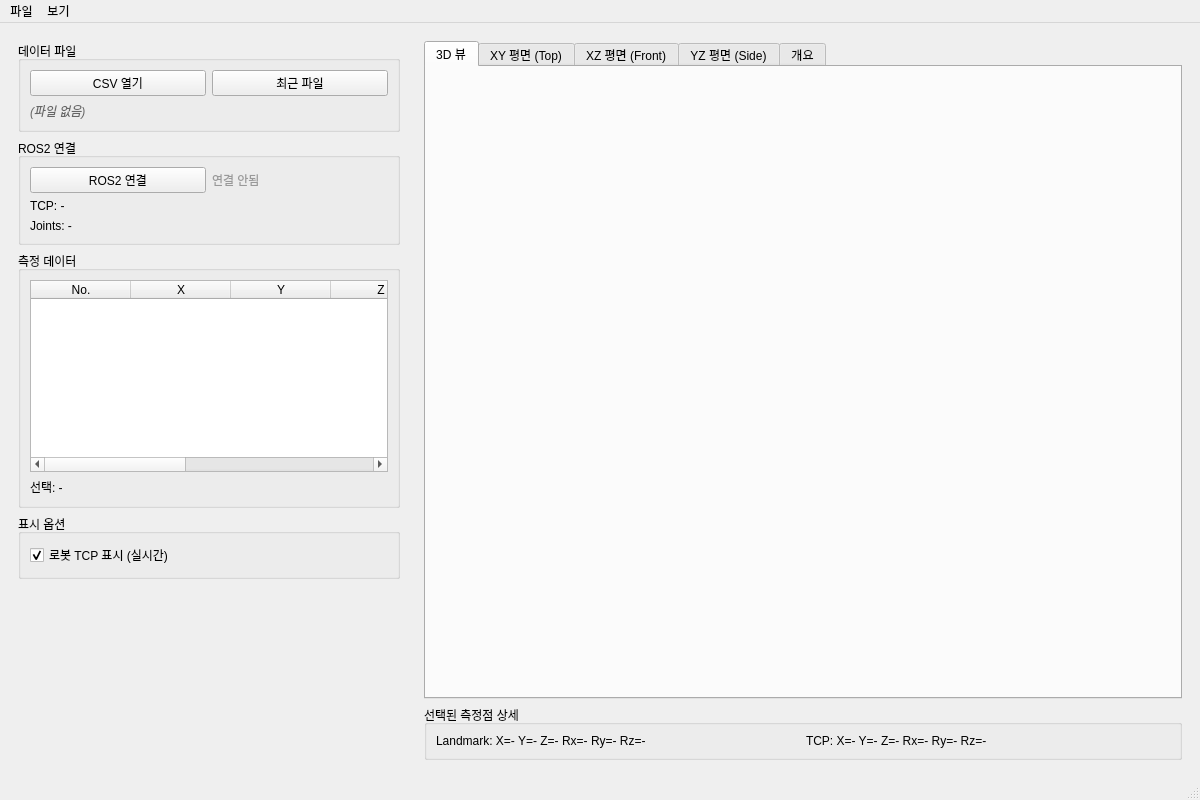
<?xml version="1.0" encoding="UTF-8"?>
<ui version="4.0">
 <class>LandmarkVisualizer</class>
 <widget class="QMainWindow" name="LandmarkVisualizer">
  <property name="geometry">
   <rect>
    <x>0</x>
    <y>0</y>
    <width>1200</width>
    <height>800</height>
   </rect>
  </property>
  <property name="windowTitle">
   <string>TM Landmark Visualizer</string>
  </property>
  <widget class="QWidget" name="centralwidget">
   <layout class="QHBoxLayout" name="horizontalLayout_main">
    <!-- 왼쪽: 데이터 테이블 및 컨트롤 -->
    <item>
     <widget class="QWidget" name="widget_left">
      <property name="maximumSize">
       <size>
        <width>400</width>
        <height>16777215</height>
       </size>
      </property>
      <layout class="QVBoxLayout" name="verticalLayout_left">
       <!-- 파일 컨트롤 -->
       <item>
        <widget class="QGroupBox" name="groupBox_file">
         <property name="title">
          <string>데이터 파일</string>
         </property>
         <layout class="QVBoxLayout" name="verticalLayout_file">
          <item>
           <layout class="QHBoxLayout" name="horizontalLayout_fileButtons">
            <item>
             <widget class="QPushButton" name="pushButton_openCSV">
              <property name="text">
               <string>CSV 열기</string>
              </property>
             </widget>
            </item>
            <item>
             <widget class="QPushButton" name="pushButton_recentFile">
              <property name="text">
               <string>최근 파일</string>
              </property>
             </widget>
            </item>
           </layout>
          </item>
          <item>
           <widget class="QLabel" name="label_fileName">
            <property name="text">
             <string>(파일 없음)</string>
            </property>
            <property name="styleSheet">
             <string>color: #666; font-style: italic;</string>
            </property>
           </widget>
          </item>
         </layout>
        </widget>
       </item>

       <!-- ROS2 연결 -->
       <item>
        <widget class="QGroupBox" name="groupBox_ros">
         <property name="title">
          <string>ROS2 연결</string>
         </property>
         <layout class="QVBoxLayout" name="verticalLayout_ros">
          <item>
           <layout class="QHBoxLayout" name="horizontalLayout_rosConnect">
            <item>
             <widget class="QPushButton" name="pushButton_connectROS">
              <property name="text">
               <string>ROS2 연결</string>
              </property>
              <property name="checkable">
               <bool>true</bool>
              </property>
             </widget>
            </item>
            <item>
             <widget class="QLabel" name="label_rosStatus">
              <property name="text">
               <string>연결 안됨</string>
              </property>
              <property name="styleSheet">
               <string>color: #999;</string>
              </property>
             </widget>
            </item>
           </layout>
          </item>
          <item>
           <widget class="QLabel" name="label_tcpPose">
            <property name="text">
             <string>TCP: -</string>
            </property>
           </widget>
          </item>
          <item>
           <widget class="QLabel" name="label_jointState">
            <property name="text">
             <string>Joints: -</string>
            </property>
           </widget>
          </item>
         </layout>
        </widget>
       </item>

       <!-- 데이터 테이블 -->
       <item>
        <widget class="QGroupBox" name="groupBox_data">
         <property name="title">
          <string>측정 데이터</string>
         </property>
         <layout class="QVBoxLayout" name="verticalLayout_data">
          <item>
           <widget class="QTableWidget" name="tableWidget_data">
            <property name="selectionMode">
             <enum>QAbstractItemView::SingleSelection</enum>
            </property>
            <property name="selectionBehavior">
             <enum>QAbstractItemView::SelectRows</enum>
            </property>
            <property name="columnCount">
             <number>7</number>
            </property>
            <column>
             <property name="text">
              <string>No.</string>
             </property>
            </column>
            <column>
             <property name="text">
              <string>X</string>
             </property>
            </column>
            <column>
             <property name="text">
              <string>Y</string>
             </property>
            </column>
            <column>
             <property name="text">
              <string>Z</string>
             </property>
            </column>
            <column>
             <property name="text">
              <string>Rx</string>
             </property>
            </column>
            <column>
             <property name="text">
              <string>Ry</string>
             </property>
            </column>
            <column>
             <property name="text">
              <string>Rz</string>
             </property>
            </column>
           </widget>
          </item>
          <item>
           <widget class="QLabel" name="label_selectedInfo">
            <property name="text">
             <string>선택: -</string>
            </property>
           </widget>
          </item>
         </layout>
        </widget>
       </item>

       <!-- 표시 옵션 -->
       <item>
        <widget class="QGroupBox" name="groupBox_display">
         <property name="title">
          <string>표시 옵션</string>
         </property>
         <layout class="QVBoxLayout" name="verticalLayout_display">
          <item>
           <widget class="QCheckBox" name="checkBox_showRobotTCP">
            <property name="text">
             <string>로봇 TCP 표시 (실시간)</string>
            </property>
            <property name="checked">
             <bool>true</bool>
            </property>
           </widget>
          </item>
         </layout>
        </widget>
       </item>

       <item>
        <spacer name="verticalSpacer_left">
         <property name="orientation">
          <enum>Qt::Vertical</enum>
         </property>
         <property name="sizeHint" stdset="0">
          <size>
           <width>20</width>
           <height>40</height>
          </size>
         </property>
        </spacer>
       </item>
      </layout>
     </widget>
    </item>

    <!-- 오른쪽: 시각화 영역 -->
    <item>
     <widget class="QWidget" name="widget_right">
      <layout class="QVBoxLayout" name="verticalLayout_right">
       <!-- 탭으로 분리된 뷰 -->
       <item>
        <widget class="QTabWidget" name="tabWidget_views">
         <property name="currentIndex">
          <number>0</number>
         </property>
         <!-- 3D 뷰 탭 (첫 번째) -->
         <widget class="QWidget" name="tab_3D">
          <attribute name="title">
           <string>3D 뷰</string>
          </attribute>
          <layout class="QVBoxLayout" name="verticalLayout_tab3D">
           <item>
            <widget class="QWidget" name="widget_view3D" native="true">
             <property name="minimumSize">
              <size>
               <width>400</width>
               <height>400</height>
              </size>
             </property>
            </widget>
           </item>
          </layout>
         </widget>
         <!-- XY 평면 탭 (Top View) -->
         <widget class="QWidget" name="tab_XY">
          <attribute name="title">
           <string>XY 평면 (Top)</string>
          </attribute>
          <layout class="QVBoxLayout" name="verticalLayout_tabXY">
           <item>
            <widget class="QWidget" name="widget_viewXY" native="true">
             <property name="minimumSize">
              <size>
               <width>400</width>
               <height>400</height>
              </size>
             </property>
            </widget>
           </item>
          </layout>
         </widget>
         <!-- XZ 평면 탭 (Front View) -->
         <widget class="QWidget" name="tab_XZ">
          <attribute name="title">
           <string>XZ 평면 (Front)</string>
          </attribute>
          <layout class="QVBoxLayout" name="verticalLayout_tabXZ">
           <item>
            <widget class="QWidget" name="widget_viewXZ" native="true">
             <property name="minimumSize">
              <size>
               <width>400</width>
               <height>400</height>
              </size>
             </property>
            </widget>
           </item>
          </layout>
         </widget>
         <!-- YZ 평면 탭 (Side View) -->
         <widget class="QWidget" name="tab_YZ">
          <attribute name="title">
           <string>YZ 평면 (Side)</string>
          </attribute>
          <layout class="QVBoxLayout" name="verticalLayout_tabYZ">
           <item>
            <widget class="QWidget" name="widget_viewYZ" native="true">
             <property name="minimumSize">
              <size>
               <width>400</width>
               <height>400</height>
              </size>
             </property>
            </widget>
           </item>
          </layout>
         </widget>
         <!-- 개요 탭 (4개 그래프 한눈에) -->
         <widget class="QWidget" name="tab_overview">
          <attribute name="title">
           <string>개요</string>
          </attribute>
          <layout class="QGridLayout" name="gridLayout_overview">
           <item row="0" column="0">
            <widget class="QWidget" name="widget_overviewXY" native="true">
             <property name="minimumSize">
              <size>
               <width>250</width>
               <height>200</height>
              </size>
             </property>
            </widget>
           </item>
           <item row="0" column="1">
            <widget class="QWidget" name="widget_overviewXZ" native="true">
             <property name="minimumSize">
              <size>
               <width>250</width>
               <height>200</height>
              </size>
             </property>
            </widget>
           </item>
           <item row="1" column="0">
            <widget class="QWidget" name="widget_overviewYZ" native="true">
             <property name="minimumSize">
              <size>
               <width>250</width>
               <height>200</height>
              </size>
             </property>
            </widget>
           </item>
           <item row="1" column="1">
            <widget class="QWidget" name="widget_overview3D" native="true">
             <property name="minimumSize">
              <size>
               <width>250</width>
               <height>200</height>
              </size>
             </property>
            </widget>
           </item>
          </layout>
         </widget>
        </widget>
       </item>

       <!-- 선택된 점 상세 정보 -->
       <item>
        <widget class="QGroupBox" name="groupBox_selectedDetail">
         <property name="title">
          <string>선택된 측정점 상세</string>
         </property>
         <property name="maximumSize">
          <size>
           <width>16777215</width>
           <height>100</height>
          </size>
         </property>
         <layout class="QHBoxLayout" name="horizontalLayout_selectedDetail">
          <item>
           <widget class="QLabel" name="label_selectedLandmark">
            <property name="text">
             <string>Landmark: X=- Y=- Z=- Rx=- Ry=- Rz=-</string>
            </property>
           </widget>
          </item>
          <item>
           <widget class="QLabel" name="label_selectedTCP">
            <property name="text">
             <string>TCP: X=- Y=- Z=- Rx=- Ry=- Rz=-</string>
            </property>
           </widget>
          </item>
         </layout>
        </widget>
       </item>
      </layout>
     </widget>
    </item>
   </layout>
  </widget>
  <widget class="QMenuBar" name="menubar">
   <property name="geometry">
    <rect>
     <x>0</x>
     <y>0</y>
     <width>1200</width>
     <height>22</height>
    </rect>
   </property>
   <widget class="QMenu" name="menu_file">
    <property name="title">
     <string>파일</string>
    </property>
    <addaction name="action_openCSV"/>
    <addaction name="action_recentFiles"/>
    <addaction name="separator"/>
    <addaction name="action_exportImage"/>
    <addaction name="separator"/>
    <addaction name="action_exit"/>
   </widget>
   <widget class="QMenu" name="menu_view">
    <property name="title">
     <string>보기</string>
    </property>
    <addaction name="action_resetView"/>
    <addaction name="action_zoomFit"/>
   </widget>
   <addaction name="menu_file"/>
   <addaction name="menu_view"/>
  </widget>
  <widget class="QStatusBar" name="statusbar"/>
  <action name="action_openCSV">
   <property name="text">
    <string>CSV 열기...</string>
   </property>
   <property name="shortcut">
    <string>Ctrl+O</string>
   </property>
  </action>
  <action name="action_recentFiles">
   <property name="text">
    <string>최근 파일</string>
   </property>
  </action>
  <action name="action_exportImage">
   <property name="text">
    <string>이미지 내보내기...</string>
   </property>
   <property name="shortcut">
    <string>Ctrl+S</string>
   </property>
  </action>
  <action name="action_exit">
   <property name="text">
    <string>종료</string>
   </property>
   <property name="shortcut">
    <string>Ctrl+Q</string>
   </property>
  </action>
  <action name="action_resetView">
   <property name="text">
    <string>뷰 초기화</string>
   </property>
   <property name="shortcut">
    <string>R</string>
   </property>
  </action>
  <action name="action_zoomFit">
   <property name="text">
    <string>화면에 맞추기</string>
   </property>
   <property name="shortcut">
    <string>F</string>
   </property>
  </action>
 </widget>
 <resources/>
 <connections/>
</ui>
